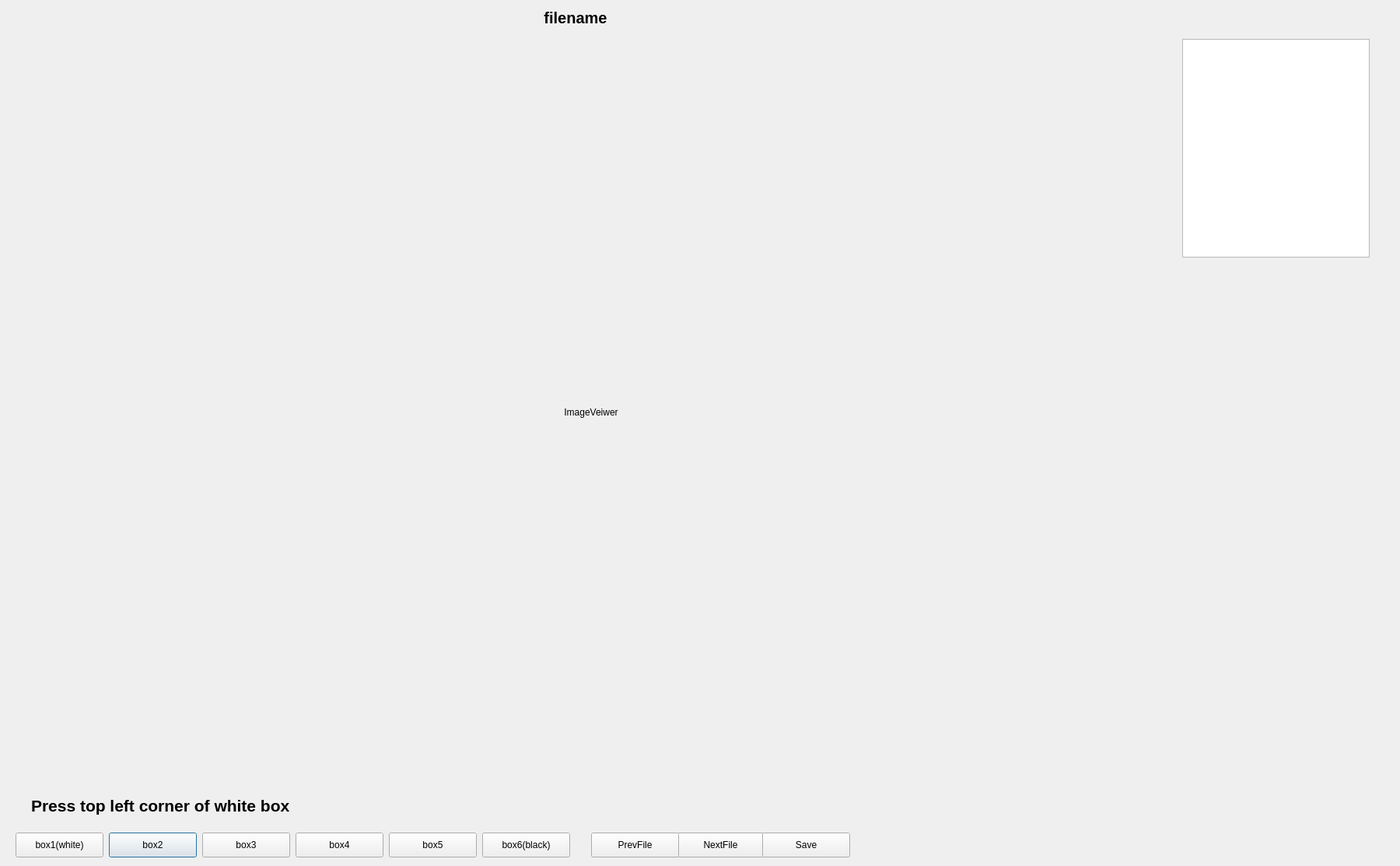
<?xml version="1.0" encoding="UTF-8"?>
<ui version="4.0">
 <class>Dialog</class>
 <widget class="QDialog" name="Dialog">
  <property name="geometry">
   <rect>
    <x>0</x>
    <y>0</y>
    <width>1800</width>
    <height>1113</height>
   </rect>
  </property>
  <property name="windowTitle">
   <string>Dialog</string>
  </property>
  <widget class="QPushButton" name="box_2">
   <property name="geometry">
    <rect>
     <x>140</x>
     <y>1070</y>
     <width>113</width>
     <height>32</height>
    </rect>
   </property>
   <property name="text">
    <string>box2</string>
   </property>
  </widget>
  <widget class="QPushButton" name="box_1">
   <property name="geometry">
    <rect>
     <x>20</x>
     <y>1070</y>
     <width>113</width>
     <height>32</height>
    </rect>
   </property>
   <property name="text">
    <string>box1(white)</string>
   </property>
  </widget>
  <widget class="QPushButton" name="next_file">
   <property name="geometry">
    <rect>
     <x>870</x>
     <y>1070</y>
     <width>113</width>
     <height>32</height>
    </rect>
   </property>
   <property name="text">
    <string>NextFile</string>
   </property>
  </widget>
  <widget class="QPushButton" name="prev_file">
   <property name="geometry">
    <rect>
     <x>760</x>
     <y>1070</y>
     <width>113</width>
     <height>32</height>
    </rect>
   </property>
   <property name="text">
    <string>PrevFile</string>
   </property>
  </widget>
  <widget class="QLabel" name="filenamelabel">
   <property name="geometry">
    <rect>
     <x>670</x>
     <y>15</y>
     <width>140</width>
     <height>16</height>
    </rect>
   </property>
   <property name="font">
    <font>
     <pointsize>15</pointsize>
     <weight>75</weight>
     <bold>true</bold>
    </font>
   </property>
   <property name="text">
    <string>filename</string>
   </property>
   <property name="alignment">
    <set>Qt::AlignCenter</set>
   </property>
  </widget>
  <widget class="QLabel" name="imagelabel">
   <property name="geometry">
    <rect>
     <x>40</x>
     <y>50</y>
     <width>1440</width>
     <height>960</height>
    </rect>
   </property>
   <property name="cursor">
    <cursorShape>UpArrowCursor</cursorShape>
   </property>
   <property name="text">
    <string>ImageVeiwer</string>
   </property>
   <property name="alignment">
    <set>Qt::AlignCenter</set>
   </property>
  </widget>
  <widget class="QListWidget" name="boxlist">
   <property name="geometry">
    <rect>
     <x>1520</x>
     <y>50</y>
     <width>241</width>
     <height>281</height>
    </rect>
   </property>
  </widget>
  <widget class="QPushButton" name="box_4">
   <property name="geometry">
    <rect>
     <x>380</x>
     <y>1070</y>
     <width>113</width>
     <height>32</height>
    </rect>
   </property>
   <property name="text">
    <string>box4</string>
   </property>
  </widget>
  <widget class="QPushButton" name="box_3">
   <property name="geometry">
    <rect>
     <x>260</x>
     <y>1070</y>
     <width>113</width>
     <height>32</height>
    </rect>
   </property>
   <property name="text">
    <string>box3</string>
   </property>
  </widget>
  <widget class="QPushButton" name="box_6">
   <property name="geometry">
    <rect>
     <x>620</x>
     <y>1070</y>
     <width>113</width>
     <height>32</height>
    </rect>
   </property>
   <property name="text">
    <string>box6(black)</string>
   </property>
  </widget>
  <widget class="QPushButton" name="box_5">
   <property name="geometry">
    <rect>
     <x>500</x>
     <y>1070</y>
     <width>113</width>
     <height>32</height>
    </rect>
   </property>
   <property name="text">
    <string>box5</string>
   </property>
  </widget>
  <widget class="QLabel" name="mousecord">
   <property name="geometry">
    <rect>
     <x>40</x>
     <y>1010</y>
     <width>601</width>
     <height>51</height>
    </rect>
   </property>
   <property name="font">
    <font>
     <pointsize>16</pointsize>
     <weight>75</weight>
     <bold>true</bold>
    </font>
   </property>
   <property name="text">
    <string>Press top left corner of white box</string>
   </property>
  </widget>
  <widget class="QPushButton" name="save_btn">
   <property name="geometry">
    <rect>
     <x>980</x>
     <y>1070</y>
     <width>113</width>
     <height>32</height>
    </rect>
   </property>
   <property name="text">
    <string>Save</string>
   </property>
  </widget>
 </widget>
 <resources/>
 <connections/>
</ui>
